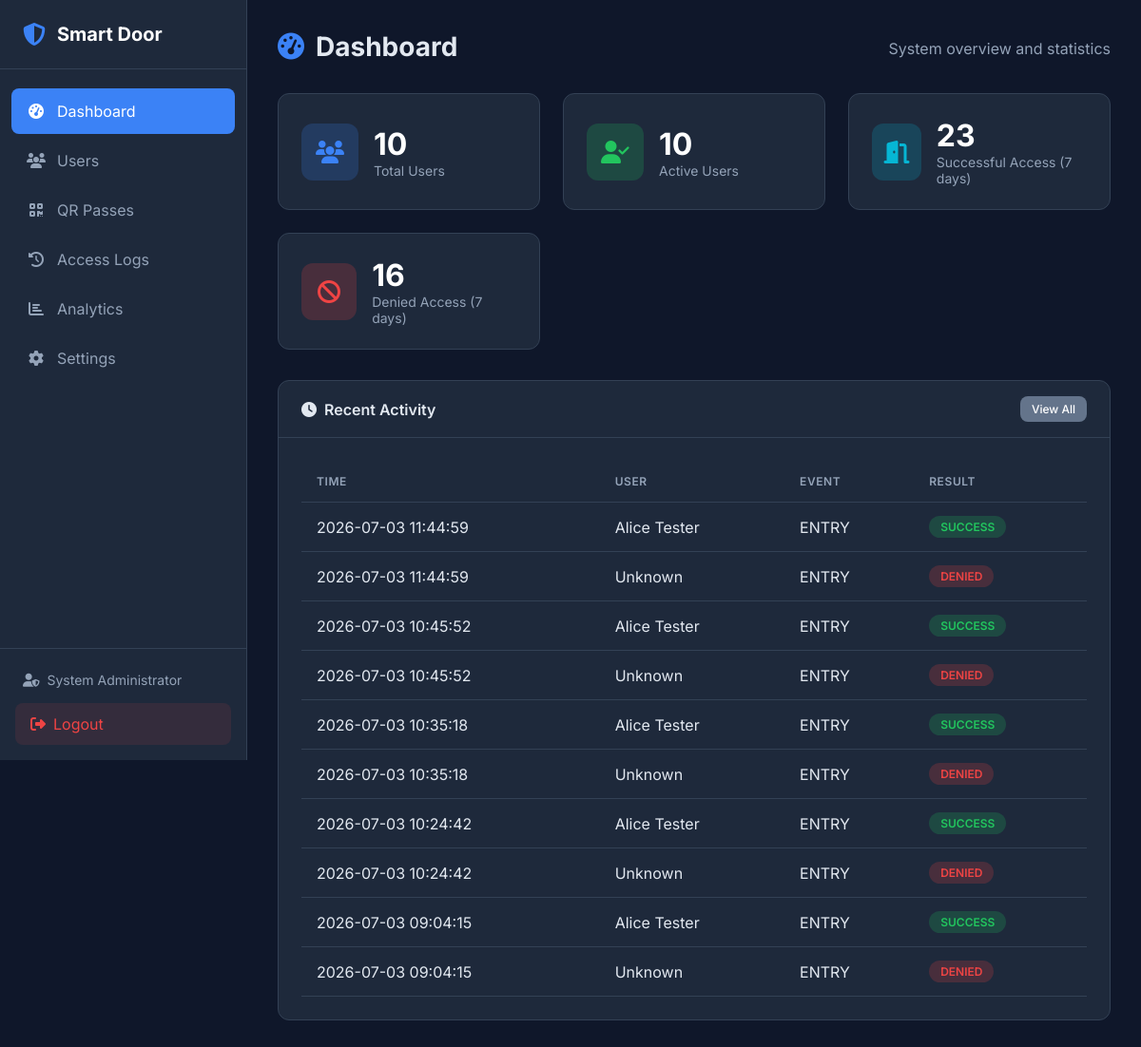
The page /dashboard (signed in) on the database as committed earlier.
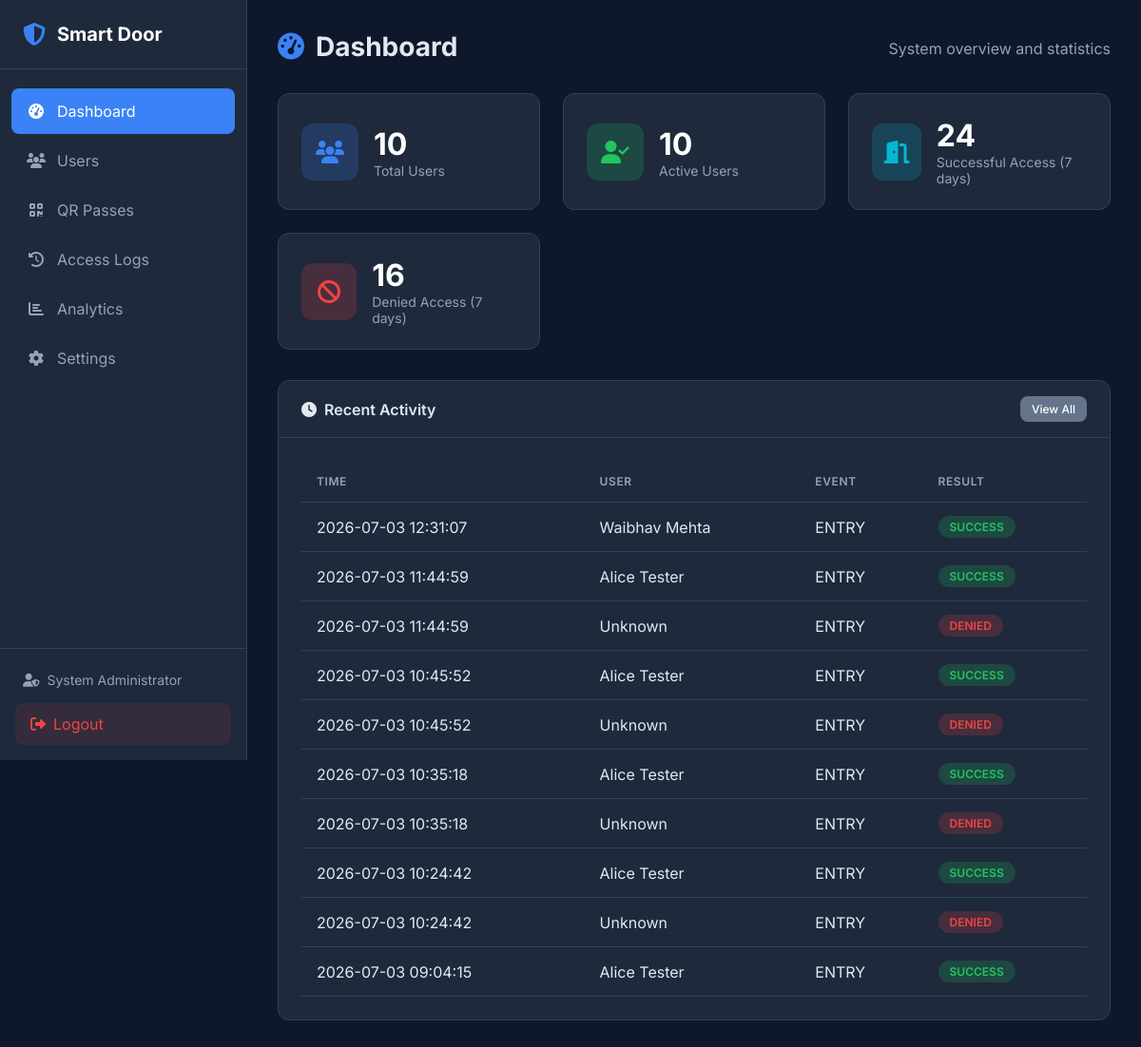
The same page on the database as committed later.
### tables this page shows
CREATE TABLE admin (
    id INTEGER PRIMARY KEY AUTOINCREMENT,
    username VARCHAR(50) UNIQUE NOT NULL,
    password_hash VARCHAR(255) NOT NULL,
    email VARCHAR(100) UNIQUE NOT NULL,
    full_name VARCHAR(100) NOT NULL,
    is_active BOOLEAN DEFAULT 1,
    login_attempts INTEGER DEFAULT 0,
    locked_until DATETIME NULL,
    created_at DATETIME DEFAULT CURRENT_TIMESTAMP,
    updated_at DATETIME DEFAULT CURRENT_TIMESTAMP,
    last_login DATETIME NULL
);

CREATE TABLE access_logs (
    id INTEGER PRIMARY KEY AUTOINCREMENT,
    user_id INTEGER,  -- NULL if unknown person
    employee_id VARCHAR(50),  -- Stored separately for historical reference
    user_name VARCHAR(100),  -- Stored separately for historical reference
    event_type VARCHAR(10) NOT NULL CHECK(event_type IN ('ENTRY', 'EXIT')),
    access_date DATE NOT NULL,
    access_time TIME NOT NULL,
    result VARCHAR(20) NOT NULL CHECK(result IN ('SUCCESS', 'FAILED', 'DENIED')),
    face_match BOOLEAN DEFAULT 0,
    fingerprint_match BOOLEAN DEFAULT 0,
    failure_reason VARCHAR(255),
    confidence_score FLOAT,
    ip_address VARCHAR(45),
    created_at DATETIME DEFAULT CURRENT_TIMESTAMP, qr_token VARCHAR(255) NULL, door VARCHAR(100) DEFAULT 'Main Entrance', camera VARCHAR(100) NULL, reason VARCHAR(255) NULL,
    FOREIGN KEY (user_id) REFERENCES users(id) ON DELETE SET NULL
);

### web/app.py (the view)
@app.route('/dashboard')
@login_required
def dashboard():
    stats = access_log_repo.get_stats(days=7)
    recent_logs = access_log_repo.get_recent_logs(limit=10)
    total_users = len(user_repo.get_all())
    active_users = len(user_repo.get_all(active_only=True))
    return render_template('dashboard.html',
                          stats=stats,
                          recent_logs=recent_logs,
                          total_users=total_users,
                          active_users=active_users)

### database/db_manager.py (called while the page is built, shortened)
    def _get_connection(self) -> sqlite3.Connection:
        return self._local.connection

    def execute(self, query: str, params: tuple = ()) -> sqlite3.Cursor:
        conn = self._get_connection()
        cursor = conn.cursor()
        cursor.execute(query, params)
        return cursor

    def get_by_id(self, admin_id: int) -> Optional[Dict]:
        cursor = self.db.execute(
            "SELECT * FROM admin WHERE id = ?",
            (admin_id,)
        )
        row = cursor.fetchone()
        return dict(row) if row else None

    def get_all(self, active_only: bool = False) -> List[Dict]:
        query = "SELECT * FROM users"
        if active_only:
            query += " WHERE is_active = 1"
        query += " ORDER BY first_name, last_name"
        cursor = self.db.execute(query)
        return [dict(row) for row in cursor.fetchall()]

    def get_recent_logs(self, limit: int = 50) -> List[Dict]:
        cursor = self.db.execute(
            """SELECT * FROM access_logs
               ORDER BY created_at DESC LIMIT ?""",
            (limit,)
        )
        return [dict(row) for row in cursor.fetchall()]

    def get_stats(self, days: int = 7) -> Dict:
        cursor = self.db.execute(
            """SELECT
                COUNT(*) as total,
                SUM(CASE WHEN result = 'SUCCESS' THEN 1 ELSE 0 END) as successful,
                SUM(CASE WHEN result = 'FAILED' THEN 1 ELSE 0 END) as failed,
                SUM(CASE WHEN result = 'DENIED' THEN 1 ELSE 0 END) as denied
               FROM access_logs
               WHERE access_date >= date('now', ?)""",
            (f'-{days} days',)
        )
        row = cursor.fetchone()
        return dict(row) if row else {'total': 0, 'successful': 0, 'failed': 0, 'denied': 0}

### web/app.py (called while the page is built)
def login_required(f):
    @wraps(f)
    def decorated_function(*args, **kwargs):
        if 'admin_id' not in session:
            flash('Please log in to access this page.', 'warning')
            return redirect(url_for('login'))
        admin = admin_repo.get_by_id(session['admin_id'])
        if not admin or not admin.get('is_active', False):
            session.clear()
            flash('Your session has expired.', 'warning')
            return redirect(url_for('login'))
        g.admin = admin
        return f(*args, **kwargs)
    return decorated_function

### web/templates/dashboard.html (shortened to what this page needs)
{% extends "base.html" %}
{% block content %}
<div class="page-header">
    <h1><i class="fas fa-tachometer-alt"></i> Dashboard</h1>
    <p>System overview and statistics</p>
</div>
<div class="stats-grid">
    <div class="stat-card">
        <div class="stat-icon bg-primary">
            <i class="fas fa-users"></i>
        </div>
        <div class="stat-info">
            <h3>{{ total_users }}</h3>
            <p>Total Users</p>
        </div>
    </div>
    <div class="stat-card">
        <div class="stat-icon bg-success">
            <i class="fas fa-user-check"></i>
        </div>
        <div class="stat-info">
            <h3>{{ active_users }}</h3>
            <p>Active Users</p>
        </div>
    </div>
    <div class="stat-card">
        <div class="stat-icon bg-info">
            <i class="fas fa-door-open"></i>
        </div>
        <div class="stat-info">
            <h3>{{ stats.successful or 0 }}</h3>
            <p>Successful Access (7 days)</p>
        </div>
    </div>
    <div class="stat-card">
        <div class="stat-icon bg-danger">
            <i class="fas fa-ban"></i>
        </div>
        <div class="stat-info">
            <h3>{{ stats.denied or 0 }}</h3>
            <p>Denied Access (7 days)</p>
        </div>
    </div>
</div>
<div class="card">
    <div class="card-header">
        <h2><i class="fas fa-clock"></i> Recent Activity</h2>
        <a href="{{ url_for('logs') }}" class="btn btn-sm btn-secondary">View All</a>
    </div>
    <div class="card-body">
        {% if recent_logs %}
        <table class="table">
            <thead>
                <tr>
                    <th>Time</th>
                    <th>User</th>
                    <th>Event</th>
                    <th>Result</th>
                </tr>
            </thead>
            <tbody>
                {% for log in recent_logs %}
                <tr>
                    <td>{{ log.access_date }} {{ log.access_time }}</td>
                    <td>{{ log.user_name or 'Unknown' }}</td>
                    <td>{{ log.event_type }}</td>
                    <td>
                        <span class="badge badge-{{ 'success' if log.result == 'SUCCESS' else 'danger' }}">
                            {{ log.result }}
                        </span>
                    </td>
                </tr>
                {% endfor %}
            </tbody>
        </table>
        {% else %}
        <p class="text-muted">No recent activity</p>
        {% endif %}
    </div>
</div>
{% endblock %}

### web/templates/base.html (shortened to what this page needs)
<!DOCTYPE html>
<html lang="en">
<head>
    <link rel="stylesheet" href="{{ url_for('static', filename='css/style.css') }}">
    <link rel="stylesheet" href="https://cdnjs.cloudflare.com/ajax/libs/font-awesome/6.4.0/css/all.min.css">
</head>
<body>
    {% if session.get('admin_id') %}
    <nav class="sidebar">
        <div class="sidebar-header">
            <i class="fas fa-shield-alt"></i>
            <span>Smart Door</span>
        </div>
        <ul class="nav-menu">
            <li class="nav-item">
                <a href="{{ url_for('dashboard') }}" class="nav-link {% if request.endpoint == 'dashboard' %}active{% endif %}">
                    <i class="fas fa-tachometer-alt"></i>
                    <span>Dashboard</span>
                </a>
            </li>
            <li class="nav-item">
                <a href="{{ url_for('users') }}" class="nav-link {% if request.endpoint and 'user' in request.endpoint %}active{% endif %}">
                    <i class="fas fa-users"></i>
                    <span>Users</span>
                </a>
            </li>
            <li class="nav-item">
                <a href="{{ url_for('qr.dashboard') }}" class="nav-link {% if request.endpoint and 'qr.' in request.endpoint %}active{% endif %}">
                    <i class="fas fa-qrcode"></i>
                    <span>QR Passes</span>
                </a>
            </li>
            <li class="nav-item">
                <a href="{{ url_for('logs') }}" class="nav-link {% if request.endpoint == 'logs' %}active{% endif %}">
                    <i class="fas fa-history"></i>
                    <span>Access Logs</span>
                </a>
            </li>
            <li class="nav-item">
                <a href="{{ url_for('analytics') }}" class="nav-link {% if request.endpoint == 'analytics' %}active{% endif %}">
                    <i class="fas fa-chart-bar"></i>
                    <span>Analytics</span>
                </a>
            </li>
            <li class="nav-item">
                <a href="{{ url_for('settings') }}" class="nav-link {% if request.endpoint == 'settings' %}active{% endif %}">
                    <i class="fas fa-cog"></i>
                    <span>Settings</span>
                </a>
            </li>
        </ul>
        <div class="sidebar-footer">
            <div class="admin-info">
                <i class="fas fa-user-shield"></i>
                <span>{{ session.get('admin_name', 'Admin') }}</span>
            </div>
            <a href="{{ url_for('logout') }}" class="logout-btn">
                <i class="fas fa-sign-out-alt"></i>
                <span>Logout</span>
            </a>
        </div>
    </nav>
    {% endif %}
    <main class="main-content {% if not session.get('admin_id') %}full-width{% endif %}">
        {% block content %}{% endblock %}
    </main>
</body>
</html>

### web/static/css/style.css (style rules this page uses)
:root { --primary: #3b82f6; --primary-dark: #2563eb; --secondary: #64748b; --success: #22c55e; --danger: #ef4444; --warning: #f59e0b; --info: #06b6d4; --dark: #1e293b; --darker: #0f172a; --light: #f1f5f9; --white: #ffffff; --border: #334155; --text: #e2e8f0; --text-muted: #94a3b8; --sidebar-width: 260px; }
* { margin: 0; padding: 0; box-sizing: border-box; }
body { font-family: 'Inter', -apple-system, BlinkMacSystemFont, sans-serif; background-color: var(--darker); color: var(--text); min-height: 100vh; display: flex; }
a { text-decoration: none; color: inherit; }
.sidebar { width: var(--sidebar-width); height: 100vh; background: var(--dark); position: fixed; left: 0; top: 0; display: flex; flex-direction: column; border-right: 1px solid var(--border); }
.sidebar-header { padding: 1.5rem; display: flex; align-items: center; gap: 0.75rem; border-bottom: 1px solid var(--border); }
.sidebar-header i { font-size: 1.5rem; color: var(--primary); }
.sidebar-header span { font-size: 1.25rem; font-weight: 700; color: var(--white); }
.nav-menu { list-style: none; padding: 1rem 0; flex: 1; }
.nav-item { margin: 0.25rem 0.75rem; }
.nav-link { display: flex; align-items: center; gap: 0.75rem; padding: 0.875rem 1rem; border-radius: 0.5rem; transition: all 0.2s; color: var(--text-muted); }
.nav-link.active { background: var(--primary); color: var(--white); }
.nav-link i { width: 1.25rem; text-align: center; }
.sidebar-footer { padding: 1rem; border-top: 1px solid var(--border); }
.admin-info { display: flex; align-items: center; gap: 0.5rem; padding: 0.5rem; font-size: 0.875rem; color: var(--text-muted); margin-bottom: 0.5rem; }
.logout-btn { display: flex; align-items: center; gap: 0.5rem; padding: 0.75rem 1rem; background: rgba(239, 68, 68, 0.1); color: var(--danger); border-radius: 0.5rem; transition: all 0.2s; }
.main-content { flex: 1; margin-left: var(--sidebar-width); padding: 2rem; min-height: 100vh; }
.page-header { display: flex; justify-content: space-between; align-items: center; margin-bottom: 2rem; }
.page-header h1 { font-size: 1.75rem; font-weight: 700; display: flex; align-items: center; gap: 0.75rem; }
.page-header h1 i { color: var(--primary); }
.page-header p { color: var(--text-muted); margin-top: 0.25rem; }
.card { background: var(--dark); border-radius: 0.75rem; border: 1px solid var(--border); margin-bottom: 1.5rem; }
.card-header { padding: 1rem 1.5rem; border-bottom: 1px solid var(--border); display: flex; justify-content: space-between; align-items: center; }
.card-header h2 { font-size: 1rem; font-weight: 600; display: flex; align-items: center; gap: 0.5rem; }
.card-body { padding: 1.5rem; }
.stats-grid { display: grid; grid-template-columns: repeat(auto-fit, minmax(240px, 1fr)); gap: 1.5rem; margin-bottom: 2rem; }
.stat-card { background: var(--dark); border-radius: 0.75rem; border: 1px solid var(--border); padding: 1.5rem; display: flex; align-items: center; gap: 1rem; }
.stat-icon { width: 60px; height: 60px; border-radius: 0.75rem; display: flex; align-items: center; justify-content: center; font-size: 1.5rem; }
.stat-icon.bg-primary { background: rgba(59, 130, 246, 0.2); color: var(--primary); }
.stat-icon.bg-success { background: rgba(34, 197, 94, 0.2); color: var(--success); }
.stat-icon.bg-danger { background: rgba(239, 68, 68, 0.2); color: var(--danger); }
.stat-icon.bg-info { background: rgba(6, 182, 212, 0.2); color: var(--info); }
.stat-info h3 { font-size: 2rem; font-weight: 700; color: var(--white); }
.stat-info p { color: var(--text-muted); font-size: 0.875rem; }
.table { width: 100%; border-collapse: collapse; }
.table th, .table td { padding: 0.875rem 1rem; text-align: left; border-bottom: 1px solid var(--border); }
.table th { font-weight: 600; color: var(--text-muted); font-size: 0.75rem; text-transform: uppercase; letter-spacing: 0.05em; }
.badge { display: inline-block; padding: 0.25rem 0.75rem; border-radius: 9999px; font-size: 0.75rem; font-weight: 600; text-transform: uppercase; }
.badge-success { background: rgba(34, 197, 94, 0.2); color: var(--success); }
.badge-danger { background: rgba(239, 68, 68, 0.2); color: var(--danger); }
.btn { display: inline-flex; align-items: center; gap: 0.5rem; padding: 0.625rem 1.25rem; border-radius: 0.5rem; font-weight: 500; font-size: 0.875rem; border: none; cursor: pointer; transition: all 0.2s; }
.btn-sm { padding: 0.375rem 0.75rem; font-size: 0.75rem; }
.btn-secondary { background: var(--secondary); color: var(--white); }

Rows that differ between the two databases and show on the page:
no longer on this page (row unchanged): access_logs: access_date "2026-07-03", access_time "09:04:15", user_name "Unknown", event_type "ENTRY", result "DENIED"
added access_logs: access_date "2026-07-03", access_time "12:31:07", user_name "Waibhav Mehta", event_type "ENTRY", result "SUCCESS"
Other text that changed with them:
{{ stats.successful or 0 }}: "23" → "24"
